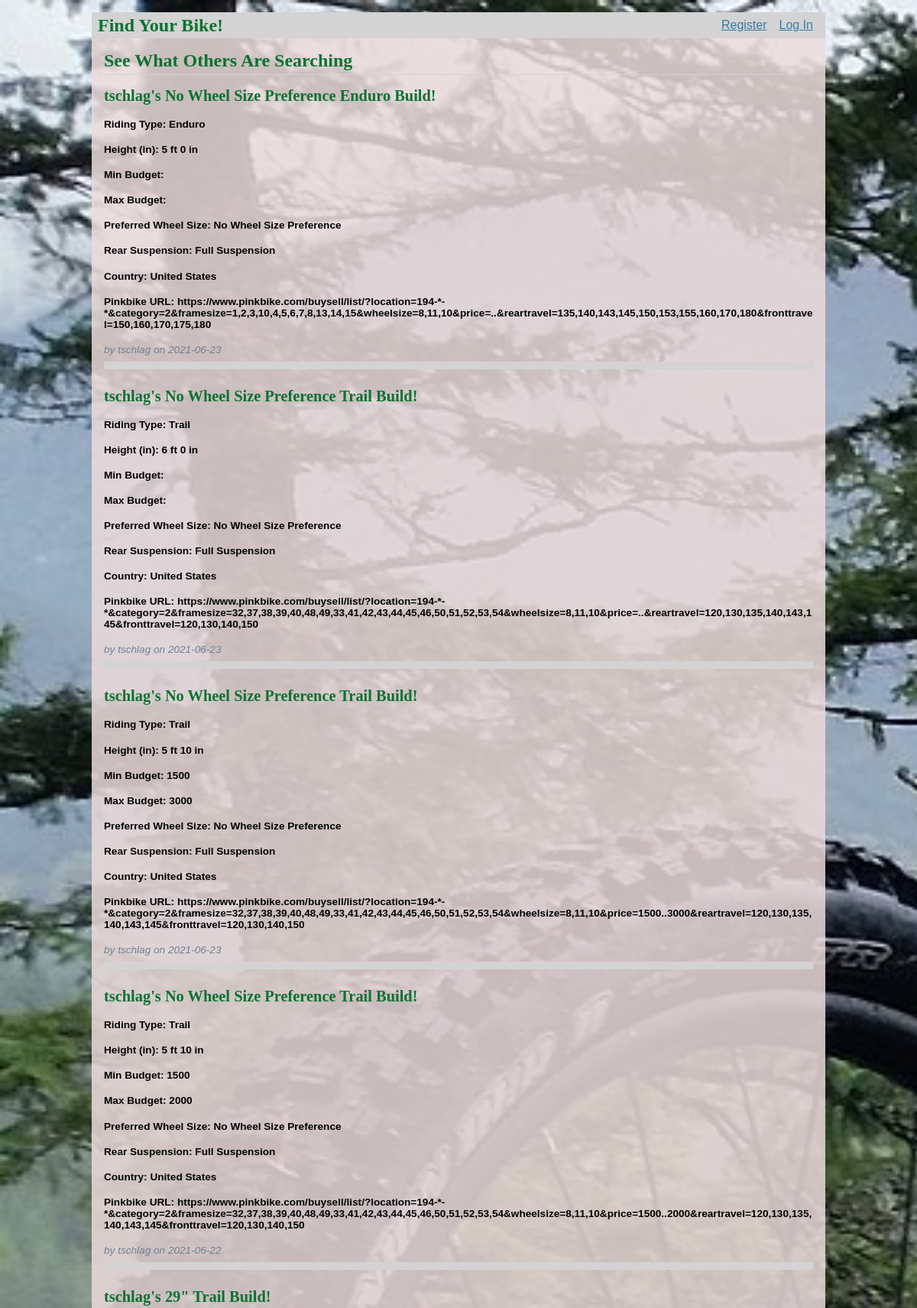
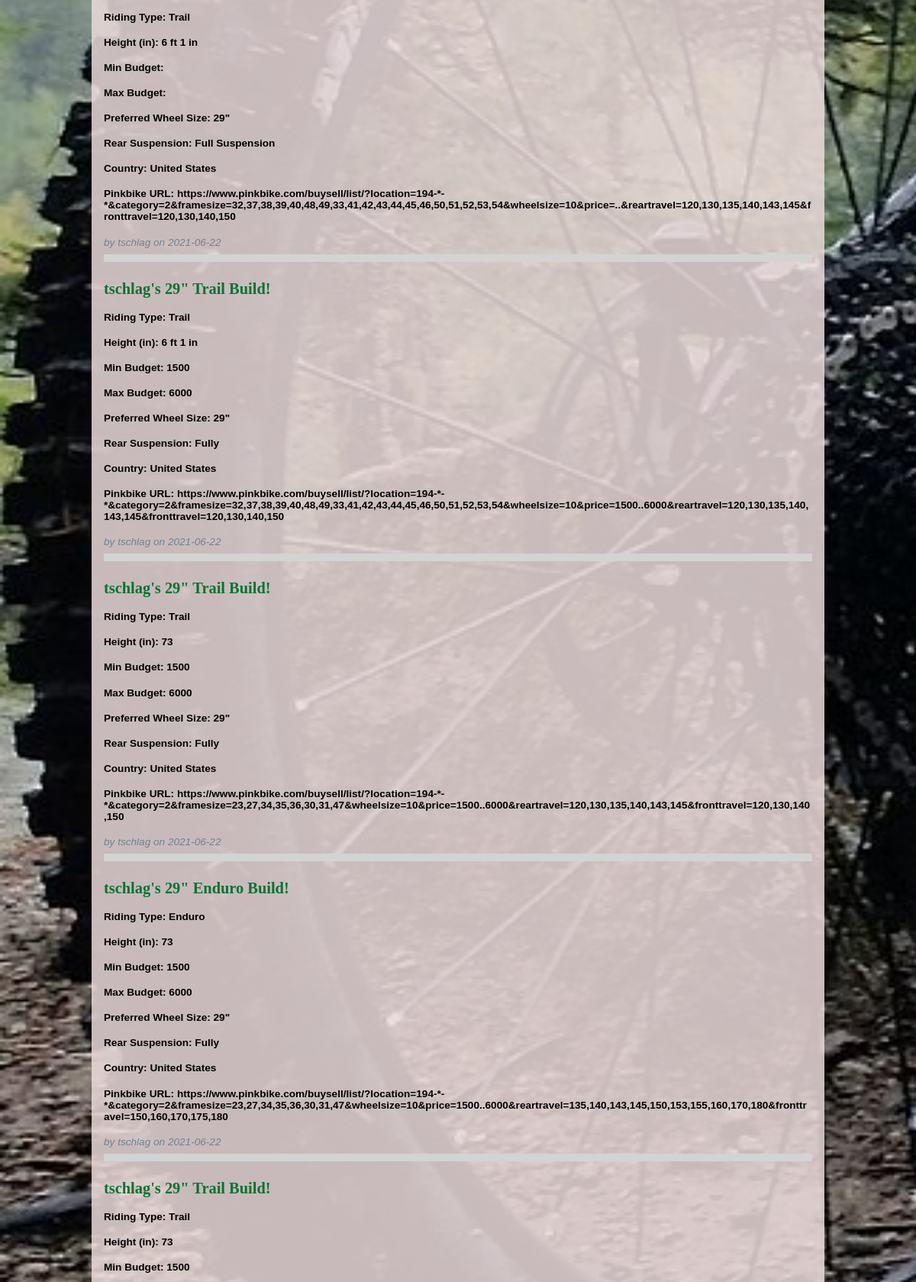
The page / (upper part) on the database its author committed (2 pictures, top to bottom).
### tables this page shows
CREATE TABLE post (
  id INTEGER PRIMARY KEY AUTOINCREMENT,
  author_id INTEGER NOT NULL,
  created TIMESTAMP NOT NULL DEFAULT CURRENT_TIMESTAMP,
  riding_type TEXT NOT NULL, 
  height TEXT NOT NULL, 
  min_budget TEXT NOT NULL, 
  max_budget TEXT NOT NULL, 
  wheel_size TEXT NOT NULL, 
  rear_sus TEXT NOT NULL, 
  country TEXT NOT NULL,
  pinkbike_url TEXT NOT NULL,
  FOREIGN KEY (author_id) REFERENCES user (id)
);

CREATE TABLE user (
  id INTEGER PRIMARY KEY AUTOINCREMENT,
  username TEXT UNIQUE NOT NULL,
  password TEXT NOT NULL
);

### flaskr/main_page.py (the view)
@bp.route('/')
def index():
    db = get_db()
    posts = db.execute(
        'SELECT p.id, riding_type, height, min_budget, max_budget, wheel_size, rear_sus, country, pinkbike_url, created, author_id, username'
        ' FROM post p JOIN user u ON p.author_id = u.id'
        ' ORDER BY created DESC'
    ).fetchall()
    return render_template('main/index.html', posts=posts)

### flaskr/auth.py (called while the page is built)
@bp.before_app_request
def load_logged_in_user():
    user_id = session.get('user_id')
    if user_id is None:
        g.user = None
    else:
        g.user = get_db().execute(
            'SELECT * FROM user WHERE id = ?', (user_id,)
        ).fetchone()

### flaskr/db.py (called while the page is built)
def get_db():
    if 'db' not in g:
        g.db = sqlite3.connect(
            current_app.config['DATABASE'],
            detect_types=sqlite3.PARSE_DECLTYPES
        )
        g.db.row_factory = sqlite3.Row
    return g.db

### flaskr/templates/main/index.html (shortened to what this page needs)
{% extends 'base.html' %}
{% block header %}
  <h1>{% block title %}See What Others Are Searching{% endblock %}</h1>
{% endblock %}
{% block content %}
  {% for post in posts %}
    <article class="post">
      <header>
        <div class='index'>
          <h1>{{post['username']}}'s {{post['wheel_size']}} {{post['riding_type']}} Build!</h1>
          <h4>Riding Type: {{ post['riding_type'] }}</h4>
          <h4>Height (in): {{ post['height'] }}</h4>
          <h4>Min Budget: {{ post['min_budget'] }}</h4>
          <h4>Max Budget: {{ post['max_budget'] }}</h4>
          <h4>Preferred Wheel Size: {{ post['wheel_size'] }}</h4>
          <h4>Rear Suspension: {{ post['rear_sus'] }}</h4>
          <h4>Country: {{ post['country'] }}</h4>
          <h4>Pinkbike URL: {{ post['pinkbike_url'] }}</h4>
          <div class="about">by {{ post['username'] }} on {{ post['created'].strftime('%Y-%m-%d') }}</div>
        </div>
      </header>
    </article>
    {% if not loop.last %}
      <hr>
    {% endif %}
  {% endfor %}
{% endblock %}

### flaskr/templates/base.html (shortened to what this page needs)
<!doctype html>
<link rel="stylesheet" href="{{ url_for('static', filename='style.css') }}">
<nav>
  <h1>Find Your Bike!</h1>
  <ul>
    {% if g.user %}
      <li><span>{{ g.user['username'] }}</span>
      <li><a href="{{ url_for('auth.logout') }}">Log Out</a>
    {% else %}
      <li><a href="{{ url_for('auth.register') }}">Register</a>
      <li><a href="{{ url_for('auth.login') }}">Log In</a>
    {% endif %}
  </ul>
</nav>
<section class="content">
  <header>
    {% block header %}{% endblock %}
  </header>
  {% block content %}{% endblock %}
</section>

### flaskr/static/style.css (style rules this page uses)
h1 { font-family: serif; color: #097231; margin: 1rem 0; }
a { color: #377ba8; }
hr { border: none; border-top: 10px solid lightgray; }
nav { background: lightgray; display: flex; align-items: center; padding: 0 0.5rem; }
nav h1 { flex: auto; margin: 0; }
nav ul { display: flex; list-style: none; margin: 0; padding: 0; }
nav ul li a, nav ul li span, header .action { display: block; padding: 0.5rem; }
.content { padding: 0 1rem 1rem; }
.content > header { border-bottom: 1px solid lightgray; display: flex; align-items: flex-end; }
.content > header h1 { flex: auto; margin: 1rem 0 0.25rem 0; }
.post > header { display: flex; align-items: flex-end; font-size: 0.85em; }
.post > header > div:first-of-type { flex: auto; }
.post > header h1 { font-size: 1.5em; margin-bottom: 0; }
.post .about { color: slategray; font-style: italic; }
.content:last-child { margin-bottom: 0; }
.index { width: 200px; word-wrap: break-word; }

### rows shown on the page
post: username "tschlag", wheel_size "No Wheel Size Preference", riding_type "Enduro", height "5 ft 0 in", rear_sus "Full Suspension", country "United States", pinkbike_url "https://www.pinkbike.com/buysell/list/?location=194-*-*&category=2&framesize=1,2,3,10,4,5,6,7,8,13,14,15&wheelsize=8,11,10&price=..&reartravel=135,140,143,145,150,153,155,160,170,180&fronttravel=150,160,170,175,180", created "2021-06-23"
post: username "tschlag", wheel_size "No Wheel Size Preference", riding_type "Trail", height "6 ft 0 in", rear_sus "Full Suspension", country "United States", pinkbike_url "https://www.pinkbike.com/buysell/list/?location=194-*-*&category=2&framesize=32,37,38,39,40,48,49,33,41,42,43,44,45,46,50,51,52,53,54&wheelsize=8,11,10&price=..&reartravel=120,130,135,140,143,145&fronttravel=120,130,140,150", created "2021-06-23"
post: username "tschlag", wheel_size "No Wheel Size Preference", riding_type "Trail", height "5 ft 10 in", min_budget "1500", max_budget "3000", rear_sus "Full Suspension", country "United States", pinkbike_url "https://www.pinkbike.com/buysell/list/?location=194-*-*&category=2&framesize=32,37,38,39,40,48,49,33,41,42,43,44,45,46,50,51,52,53,54&wheelsize=8,11,10&price=1500..3000&reartravel=120,130,135,140,143,145&fronttravel=120,130,140,150", created "2021-06-23"
post: username "tschlag", wheel_size "No Wheel Size Preference", riding_type "Trail", height "5 ft 10 in", min_budget "1500", max_budget "2000", rear_sus "Full Suspension", country "United States", pinkbike_url "https://www.pinkbike.com/buysell/list/?location=194-*-*&category=2&framesize=32,37,38,39,40,48,49,33,41,42,43,44,45,46,50,51,52,53,54&wheelsize=8,11,10&price=1500..2000&reartravel=120,130,135,140,143,145&fronttravel=120,130,140,150", created "2021-06-22"
post: username "tschlag", wheel_size "29\"", riding_type "Trail", height "6 ft 1 in", rear_sus "Full Suspension", country "United States", pinkbike_url "https://www.pinkbike.com/buysell/list/?location=194-*-*&category=2&framesize=32,37,38,39,40,48,49,33,41,42,43,44,45,46,50,51,52,53,54&wheelsize=10&price=..&reartravel=120,130,135,140,143,145&fronttravel=120,130,140,150", created "2021-06-22"
post: username "tschlag", wheel_size "29\"", riding_type "Trail", height "6 ft 1 in", min_budget "1500", max_budget "6000", rear_sus "Fully", country "United States", pinkbike_url "https://www.pinkbike.com/buysell/list/?location=194-*-*&category=2&framesize=32,37,38,39,40,48,49,33,41,42,43,44,45,46,50,51,52,53,54&wheelsize=10&price=1500..6000&reartravel=120,130,135,140,143,145&fronttravel=120,130,140,150", created "2021-06-22"
post: username "tschlag", wheel_size "29\"", riding_type "Trail", height "73", min_budget "1500", max_budget "6000", rear_sus "Fully", country "United States", pinkbike_url "https://www.pinkbike.com/buysell/list/?location=194-*-*&category=2&framesize=23,27,34,35,36,30,31,47&wheelsize=10&price=1500..6000&reartravel=120,130,135,140,143,145&fronttravel=120,130,140,150", created "2021-06-22"
post: username "tschlag", wheel_size "29\"", riding_type "Enduro", height "73", min_budget "1500", max_budget "6000", rear_sus "Fully", country "United States", pinkbike_url "https://www.pinkbike.com/buysell/list/?location=194-*-*&category=2&framesize=23,27,34,35,36,30,31,47&wheelsize=10&price=1500..6000&reartravel=135,140,143,145,150,153,155,160,170,180&fronttravel=150,160,170,175,180", created "2021-06-22"
post: username "tschlag", wheel_size "29\"", riding_type "Trail", height "73", min_budget "1500"
